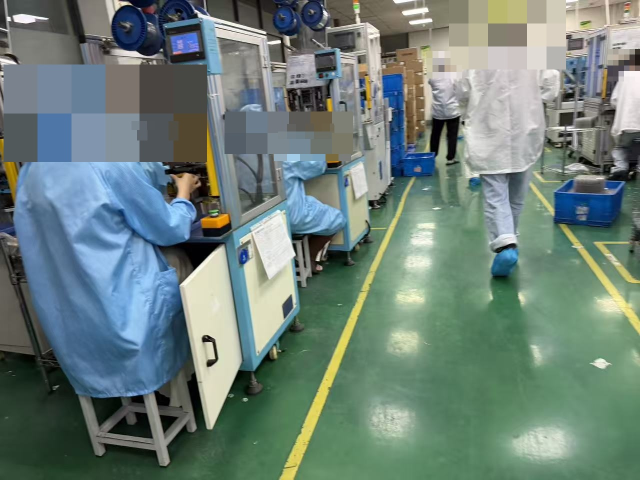
#> input picture assets/samples/0df3783c8f95cdb8ec50264df1216167.jpg, 1280 x 960 px (shown at 1/2 size)
$ python ppe_color_probe.py ../../../assets/samples/0df3783c8f95cdb8ec50264df1216167.jpg
#> lines starting #> are read from the running program, lines starting #| are printed output that depends on the picture; after the words box and inside, x2 and y2 are one past the last pixel; in counts of white or black regions, pixels touching at a corner belong together
"""PPE 着装的颜色/几何启发式探针（Tier 0 低成本层）。

⚠️ 这不是语义理解，是**颜色 + 几何启发式**。

本模块只回答「画面里有没有一块符合 PPE 颜色与位置先验的区域」，**不理解物体是什么**。
因此它的固有缺陷是：**一个黄色纸箱会被判成安全帽，一件橙色雨衣会被判成反光衣**。
这是方法的边界，不是实现缺陷。凡是本模块给出的 hit，都只是**候选**，
是否成立必须交由 Tier 1（本地 VLM）或人工复核。

设计意图：COCO 检测器只认 person，认不出任何 PPE。本模块用近乎零成本的方式，
在已有人形框的基础上做一次粗筛，把「绝对没有 PPE 颜色」的帧快速排除，
让昂贵的模型只处理疑难帧。这是真实的边缘分层做法，不是模型的替代品。

默认阈值的光照前提：**室内均匀荧光灯 / 白光，无强逆光、无明显过曝**
（实测样本为电子厂车间：绿色环氧地坪、日光灯顶光）。
户外强光、逆光、夜间需重新标定，直接套用默认值会大量误检。
"""

from __future__ import annotations

import argparse
from dataclasses import dataclass, field
from pathlib import Path
from typing import Any

import cv2
import numpy as np

# OpenCV HSV 取值范围：H 0-179，S 0-255，V 0-255
HsvRange = tuple[tuple[int, int, int], tuple[int, int, int]]

# 安全帽色：黄 / 白 / 橙（工地场景）
HELMET_RANGES: tuple[HsvRange, ...] = (
    ((20, 100, 100), (35, 255, 255)),  # 黄
    ((8, 110, 110), (20, 255, 255)),  # 橙
    ((0, 0, 200), (179, 45, 255)),  # 白（低饱和 + 高亮度）
)
# 反光衣色：高饱和黄 / 橙
VEST_RANGES: tuple[HsvRange, ...] = (
    ((20, 120, 120), (35, 255, 255)),
    ((8, 130, 120), (20, 255, 255)),
)
# 电子厂无尘车间实测场景：蓝色防尘帽 + 蓝色防静电服
# （用户实拍样本中工人戴蓝色圆帽、穿蓝色大褂，与此前的工地假设完全不同）
BLUE_COVERALL_RANGES: tuple[HsvRange, ...] = (((95, 80, 60), (130, 255, 255)),)


@dataclass(frozen=True)
class PpeParams:
    """可调阈值。默认值见上方「光照前提」说明。"""

    helmet_ranges: tuple[HsvRange, ...] = HELMET_RANGES
    vest_ranges: tuple[HsvRange, ...] = VEST_RANGES
    # 饱和度/亮度下限：用于剔除黄褐色木箱、泥土、肤色等低饱和干扰
    sat_floor: int = 60
    val_floor: int = 70
    # 色块最小面积（像素），低于此值视为噪点
    min_blob_area: int = 400
    # 位置约束：安全帽必须落在人形框顶部这一段（比例，0=框顶，1=框底）
    helmet_zone: tuple[float, float] = (0.0, 0.33)
    # 位置约束：反光衣必须落在躯干这一段
    vest_zone: tuple[float, float] = (0.25, 0.75)
    # 命中判定：色块需覆盖该区域的比例
    min_zone_coverage: float = 0.06


DEFAULT_PARAMS = PpeParams()


@dataclass(frozen=True)
class PpeHit:
    """一条候选。kind 取 'helmet' / 'vest'。"""

    kind: str
    box: tuple[int, int, int, int]
    area: int
    zone_coverage: float
    person_index: int | None = None


@dataclass(frozen=True)
class PpeResult:
    """探针输出。masks/overlay 供演示直接上屏。"""

    hits: tuple[PpeHit, ...] = ()
    helmet_mask: np.ndarray | None = None
    vest_mask: np.ndarray | None = None
    overlay: np.ndarray | None = None
    notes: tuple[str, ...] = field(default_factory=tuple)

    @property
    def helmet_count(self) -> int:
        return sum(1 for h in self.hits if h.kind == "helmet")

    @property
    def vest_count(self) -> int:
        return sum(1 for h in self.hits if h.kind == "vest")


def _range_mask(hsv: np.ndarray, ranges: tuple[HsvRange, ...], p: PpeParams) -> np.ndarray:
    """把多个 HSV 区间并成一张掩膜，并施加饱和度/亮度下限。"""
    mask = np.zeros(hsv.shape[:2], dtype=np.uint8)
    for lo, hi in ranges:
        mask |= cv2.inRange(hsv, np.array(lo, np.uint8), np.array(hi, np.uint8))
    # 饱和度下限只对彩色区间生效；白色区间本身饱和度为 0，不能被它误杀
    colored = hsv[:, :, 1] >= p.sat_floor
    bright = hsv[:, :, 2] >= p.val_floor
    return cv2.bitwise_and(mask, mask, mask=(colored & bright).astype(np.uint8) * 255)


def _clean(mask: np.ndarray, min_area: int) -> np.ndarray:
    """开运算去噪 + 剔除小连通块。"""
    k = np.ones((5, 5), np.uint8)
    mask = cv2.morphologyEx(mask, cv2.MORPH_OPEN, k, iterations=1)
    mask = cv2.morphologyEx(mask, cv2.MORPH_CLOSE, k, iterations=2)
    n, labels, stats, _ = cv2.connectedComponentsWithStats(mask, connectivity=8)
    out = np.zeros_like(mask)
    for i in range(1, n):
        if stats[i, cv2.CC_STAT_AREA] >= min_area:
            out[labels == i] = 255
    return out


# [32 lines left out: function _hits_in_zone, not called in this run]


def detect_ppe(
    image_bgr: np.ndarray,
    person_boxes: list[tuple[int, int, int, int]] | None = None,
    params: PpeParams = DEFAULT_PARAMS,
) -> PpeResult:
    """在图中找疑似安全帽 / 反光衣区域。

    Args:
        image_bgr: BGR 图像。
        person_boxes: 人形框 [(x1,y1,x2,y2), ...]。**强烈建议传入**——
            没有它就无法施加位置约束，地面黄线、蓝色周转箱等会被大量误报。
            通常来自 YOLO（COCO 只认 person，正好够用）。
        params: 阈值，见 PpeParams。

    Returns:
        PpeResult。hits 均为**候选**，不代表结论成立。
    """
    hsv = cv2.cvtColor(image_bgr, cv2.COLOR_BGR2HSV)
    helmet_mask = _clean(_range_mask(hsv, params.helmet_ranges, params), params.min_blob_area)
    vest_mask = _clean(_range_mask(hsv, params.vest_ranges, params), params.min_blob_area)

    hits: list[PpeHit] = []
    notes: list[str] = []
    if not person_boxes:
        notes.append(
            "未提供 person_boxes：无法施加位置约束，全图色块直接作为候选，误报率显著升高"
        )
        for kind, mask in (("helmet", helmet_mask), ("vest", vest_mask)):
            n, _, stats, _ = cv2.connectedComponentsWithStats(mask, connectivity=8)
            for i in range(1, n):
                area = int(stats[i, cv2.CC_STAT_AREA])
                if area < params.min_blob_area:
                    continue
                bx, by = int(stats[i, cv2.CC_STAT_LEFT]), int(stats[i, cv2.CC_STAT_TOP])
                hits.append(PpeHit(kind, (bx, by, bx + stats[i, cv2.CC_STAT_WIDTH],
                                          by + stats[i, cv2.CC_STAT_HEIGHT]), area, 0.0, None))
    else:
        for idx, (x1, y1, x2, y2) in enumerate(person_boxes):
            hits += _hits_in_zone(helmet_mask, "helmet", params.helmet_zone, x1, y1, x2, y2, idx, params)
            hits += _hits_in_zone(vest_mask, "vest", params.vest_zone, x1, y1, x2, y2, idx, params)

    return PpeResult(tuple(hits), helmet_mask, vest_mask, None, tuple(notes))


def visualize(image_bgr: np.ndarray, result: PpeResult, person_boxes=None) -> np.ndarray:
    """产出演示用叠加图：掩膜着色 + 候选框 + 人形框。"""
    vis = image_bgr.copy()
    # 掩膜半透明着色，便于录屏时肉眼看到"算法看到了什么"
    vis[result.helmet_mask > 0] = (0.5 * vis[result.helmet_mask > 0] + 0.5 * np.array([0, 215, 255])).astype(np.uint8)
    vis[result.vest_mask > 0] = (0.5 * vis[result.vest_mask > 0] + 0.5 * np.array([255, 0, 255])).astype(np.uint8)
    for x1, y1, x2, y2 in (person_boxes or []):
        cv2.rectangle(vis, (x1, y1), (x2, y2), (200, 200, 200), 2)
    for h in result.hits:
        color = (0, 255, 255) if h.kind == "helmet" else (255, 0, 255)
        cv2.rectangle(vis, (h.box[0], h.box[1]), (h.box[2], h.box[3]), color, 2)
        cv2.putText(vis, f"{h.kind} {h.zone_coverage:.0%}", (h.box[0], max(18, h.box[1] - 6)),
                    cv2.FONT_HERSHEY_SIMPLEX, 0.6, color, 2)
    return vis


class DetectorUnavailable(RuntimeError):
    """人员检测层**跑不了**（缺 ultralytics 或缺权重）。

    它和「跑过了，画面里没有人」是两件事：前者是故障，后者是结论。
    调用方若把两者混为一谈，整机检测挂掉就会被读成「画面里没有人」——
    那是最危险的一类假安心（安全场景里，假安心会放走真违规的人）。
    """


def _yolo_person_boxes(image_path: str, *, strict: bool = False) -> list[tuple[int, int, int, int]]:
    """用本地 yolo11n 取 person 框。

    返回空表 = **跑过了**，画面里没有 person 框。
    检测器不可用时：默认（strict=False）打印提示并返回空表——这是探针工具的老行为；
    **strict=True 时抛 `DetectorUnavailable`**，让上层能把「跑不了」和「没人」分开。
    """
    try:
        from ultralytics import YOLO
    except ImportError as exc:
        if strict:
            raise DetectorUnavailable("没装 ultralytics，人员检测层无法运行") from exc
        print("[warn] 未安装 ultralytics，跳过人形框，误报率会升高")
        return []
    model_path = Path(__file__).resolve().parents[3] / "models" / "yolo11n.pt"
    if not model_path.is_file():
        if strict:
            raise DetectorUnavailable("找不到人员检测权重文件（models/yolo11n.pt）")
        print(f"[warn] 找不到 {model_path}，跳过人形框")
        return []
    r = YOLO(str(model_path))(image_path, verbose=False)[0]
    return [
        tuple(int(v) for v in box)
        for box, cls in zip(r.boxes.xyxy, r.boxes.cls)
        if r.names[int(cls)] == "person"
    ]


def main() -> None:
    ap = argparse.ArgumentParser(description="PPE 颜色/几何启发式探针（候选，非结论）")
    ap.add_argument("image")
    ap.add_argument("--out", default=None, help="叠加图输出路径")
    ap.add_argument("--no-person", action="store_true", help="不使用 YOLO 人形框（误报率升高）")
    args = ap.parse_args()

    img = cv2.imread(args.image)
#> img is the input picture: shape (960, 1280, 3); mean B, G, R 121, 127.9, 109
    if img is None:
        raise SystemExit(f"读不到图像：{args.image}")
    boxes = [] if args.no_person else _yolo_person_boxes(args.image)
    res = detect_ppe(img, boxes)
#> the loop in _range_mask, `for lo, hi in ranges:` made 3 passes
#> pass 1, in _range_mask, `mask |= cv2.inRange(hsv, np.array(lo, np.uint8), np.array(hi, np.uint8))`:
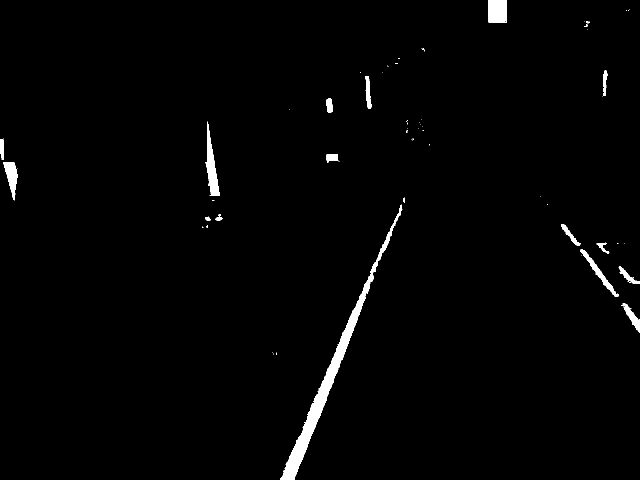
#> mask: shape (960, 1280) (shown at 1/2 size); 1.5% white; 65 white regions (47 under 20 px), largest, box (x1, y1, x2, y2) and area: (561, 409, 805, 960) 9281, (411, 244, 440, 392) 1832, (977, 0, 1014, 45) 1658
#> in _range_mask, `colored = hsv[:, :, 1] >= p.sat_floor`:
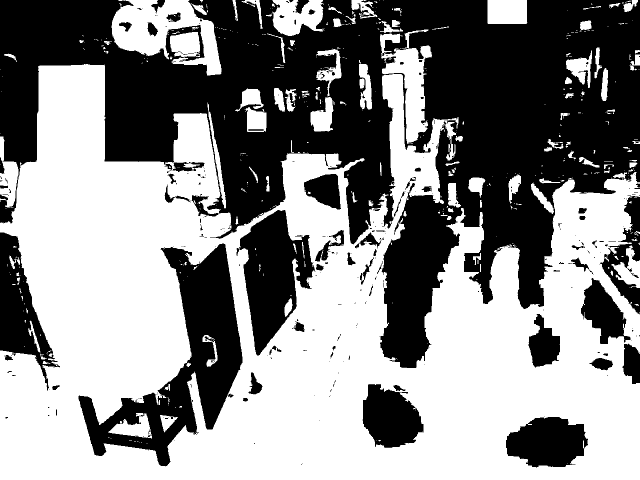
#> colored: shape (960, 1280) bool (shown at 1/2 size); 54.2% white; 328 black regions (252 under 20 px), largest, box (x1, y1, x2, y2) and area: (0, 0, 1280, 736) 416282, (157, 487, 485, 933) 49007, (473, 420, 630, 711) 23871
#> in _range_mask, `bright = hsv[:, :, 2] >= p.val_floor`:
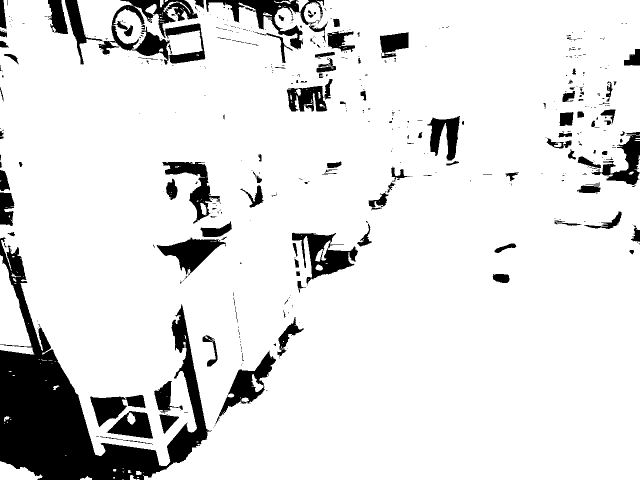
#> bright: shape (960, 1280) bool (shown at 1/2 size); 88.4% white; 501 black regions (374 under 20 px), largest, box (x1, y1, x2, y2) and area: (0, 475, 422, 960) 60665, (130, 0, 411, 129) 12530, (412, 0, 648, 99) 5547
#> in _clean, `k = np.ones((5, 5), np.uint8)`: k = [[1, 1, 1, 1, 1], [1, 1, 1, 1, 1], [1, 1, 1, 1, 1], [1, 1, 1, 1, 1], [1, 1, 1, 1, 1]]
#> in _clean, `n, labels, stats, _ = cv2.connectedComponentsWithStats(mask, connectiv..`:
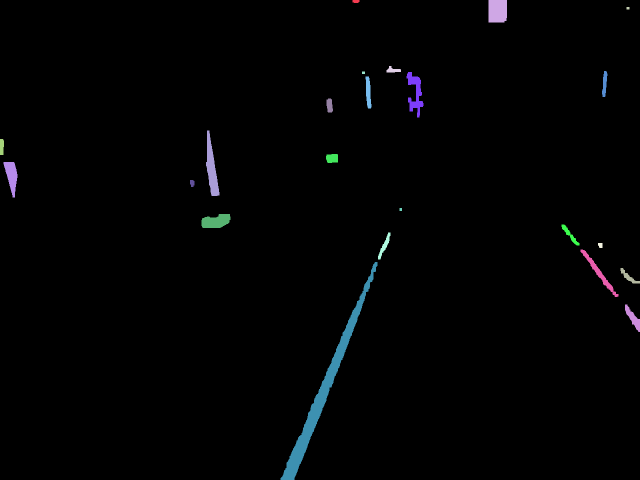
#> labels: shape (960, 1280) int32 (shown at 1/2 size); 24 distinct labels, from 0 to 23; one colour per label, 0 black
#> in _clean, `n, labels, stats, _ = cv2.connectedComponentsWithStats(mask, connectiv..`: n = 24; stats = 24 rows, first 6: [0, 0, 1280, 960, 1207934], [705, 0, 14, 6, 77], [977, 0, 37, 45, 1644], [1253, 14, 6, 5, 30], [773, 132, 29, 13, 222], [724, 143, 6, 5, 30]
#> call 2 of _clean, with min_area = 400
#> in _clean (call 2), `mask = cv2.morphologyEx(mask, cv2.MORPH_OPEN, k, iterations=1)`:
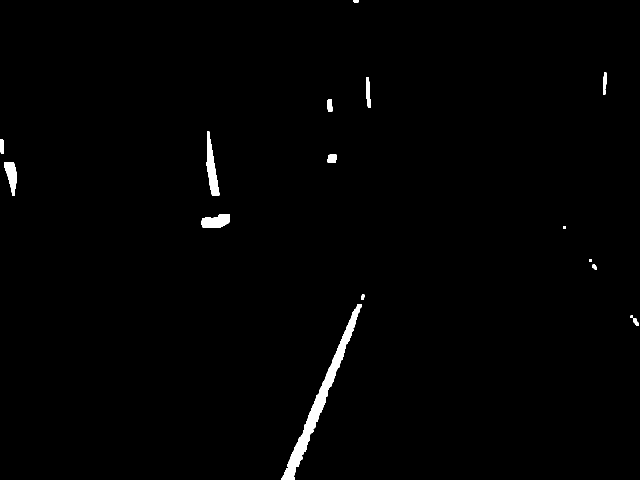
#> mask: shape (960, 1280) (shown at 1/2 size); 1% white; 17 white regions, largest, box (x1, y1, x2, y2) and area: (562, 608, 723, 960) 6592, (412, 263, 439, 392) 1668, (403, 428, 460, 456) 1211
#> in _clean (call 2), `n, labels, stats, _ = cv2.connectedComponentsWithStats(mask, connectiv..`: n = 16; stats = 16 rows, first 6: [0, 0, 1280, 960, 1216471], [707, 0, 11, 5, 52], [1206, 145, 8, 44, 249], [732, 154, 10, 62, 419], [654, 198, 11, 25, 238], [412, 263, 27, 129, 1668]
#> after the loop in _clean (call 2), `for i in range(1, n):`:
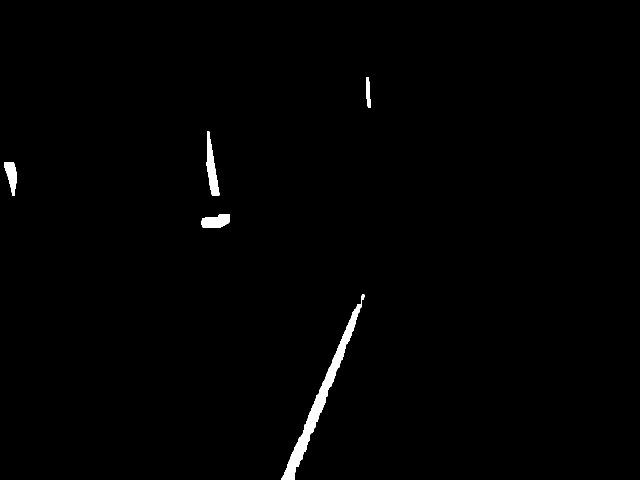
#> out: shape (960, 1280) (shown at 1/2 size); 0.9% white; 5 white regions, box (x1, y1, x2, y2) and area: (562, 589, 729, 960) 6685, (412, 263, 439, 392) 1668, (403, 428, 460, 456) 1216, (8, 324, 34, 392) 1022, (732, 154, 742, 216) 419
#> the loop in detect_ppe, `for kind, mask in (("helmet", helmet_mask), ("vest", vest_mask)):` made 2 passes
#> (kind, n) on passes 1 to 2: ('helmet', 11), ('vest', 6)
#> after the loop in detect_ppe, `for kind, mask in (("helmet", helmet_mask), ("vest", vest_mask)):`: hits = 15 items
    print(f"person 框：{len(boxes)}")
    print(f"疑似安全帽：{res.helmet_count}    疑似反光衣：{res.vest_count}")
#| 疑似安全帽：10    疑似反光衣：5
    for h in res.hits:
        print(f"  - {h.kind} box={h.box} area={h.area} 区域占比={h.zone_coverage:.1%} person#{h.person_index}")
#> this loop made 15 passes
#|   - helmet box=(977, 0, 1014, 45) area=1644 区域占比=0.0% person#None
#|   - helmet box=(813, 144, 847, 235) area=1362 区域占比=0.0% person#None
#|   - helmet box=(731, 153, 743, 217) area=532 区域占比=0.0% person#None
#|   - helmet box=(412, 261, 439, 392) area=1762 区域占比=0.0% person#None
#|   - helmet box=(7, 324, 35, 395) area=1131 区域占比=0.0% person#None
#> (further printed lines are left out)
    for n in res.notes:
        print(f"  [note] {n}")
#> this loop made 1 pass
#|   [note] 未提供 person_boxes：无法施加位置约束，全图色块直接作为候选，误报率显著升高
    out = args.out or str(Path(args.image).with_name(Path(args.image).stem + "_ppe.jpg"))
    cv2.imwrite(out, visualize(img, res, boxes))
#> after the loop in visualize, `for h in result.hits:`:
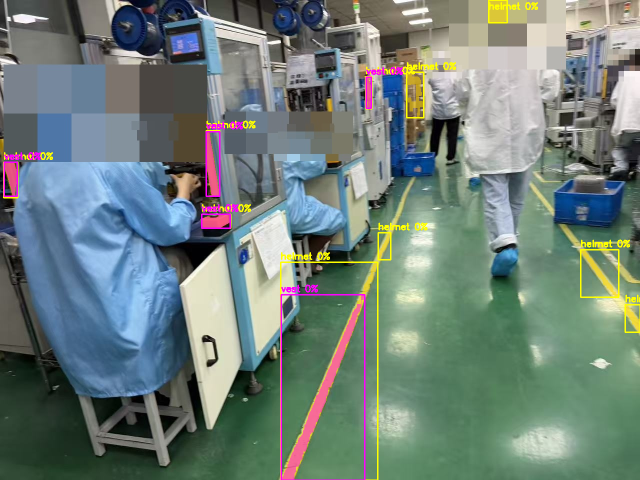
#> vis: shape (960, 1280, 3) (shown at 1/2 size); mean B, G, R 121.3, 127.6, 111.7
    print(f"叠加图：{out}")


if __name__ == "__main__":
    main()

$ run again, on assets/samples/5c6ec8b67b58c8e7662f9639057db0ad.jpg
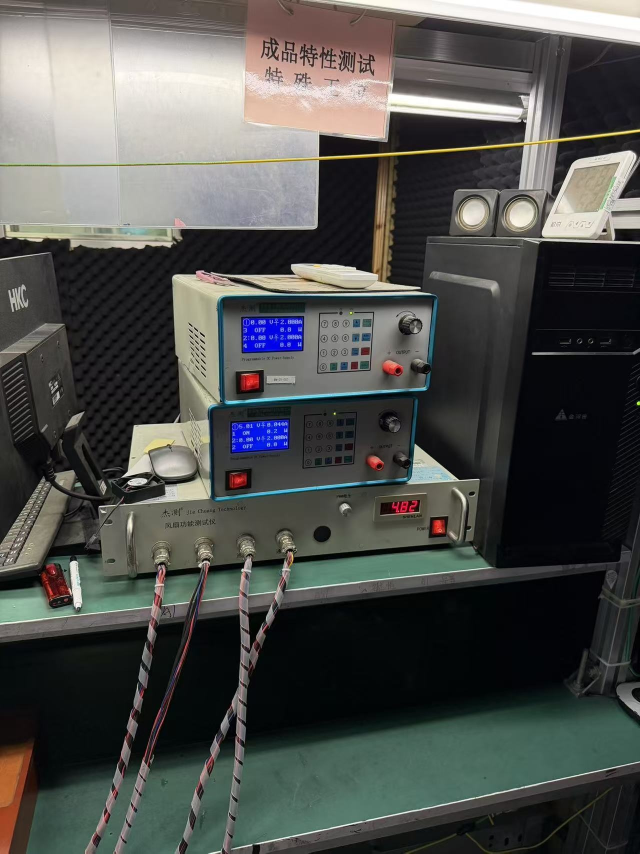
#> input picture assets/samples/5c6ec8b67b58c8e7662f9639057db0ad.jpg, 1280 x 1707 px (shown at 1/2 size)
#> in main, img is the input picture: shape (1707, 1280, 3); mean B, G, R 77.3, 80.3, 78.9
#> hsv: shape (1707, 1280, 3); mean H, S, V 66.3, 61.7, 85.9
#> in _range_mask, `colored = hsv[:, :, 1] >= p.sat_floor`:
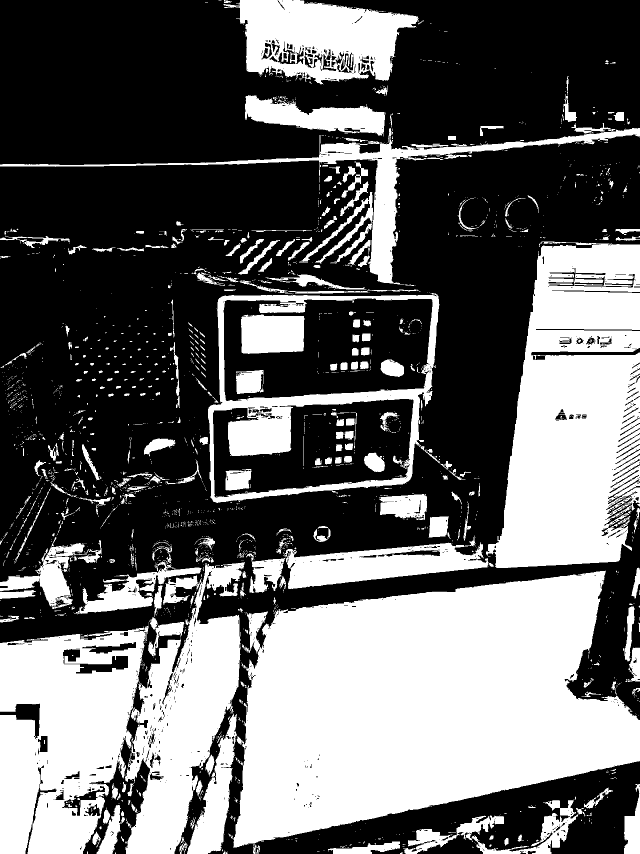
#> colored: shape (1707, 1280) bool (shown at 1/2 size); 39.9% white; 2308 white regions (1924 under 20 px), largest, box (x1, y1, x2, y2) and area: (467, 1141, 1280, 1696) 307586, (0, 1124, 490, 1707) 161186, (972, 483, 1280, 1136) 143820
#> bright: shape (1707, 1280) bool; 48.9% white; 813 white regions (698 under 20 px), largest, box (x1, y1, x2, y2) and area: (0, 322, 1280, 1707) 527304, (0, 0, 1280, 610) 481274, (0, 952, 138, 1146) 13184
#> k = [[1, 1, 1, 1, 1], [1, 1, 1, 1, 1], [1, 1, 1, 1, 1], [1, 1, 1, 1, 1], [1, 1, 1, 1, 1]]
#> labels: shape (1707, 1280) int32; 20 distinct labels, from 0 to 19
#> in _clean, `n, labels, stats, _ = cv2.connectedComponentsWithStats(mask, connectiv..`: n = 20; stats = 20 rows, first 6: [0, 0, 1280, 1707, 2175547], [1259, 261, 5, 5, 25], [1227, 266, 5, 5, 25], [1189, 268, 13, 7, 83], [1076, 278, 53, 11, 283], [1016, 289, 6, 5, 30]
#> labels: shape (1707, 1280) int32; 5 distinct labels, from 0 to 4
#> the loop in detect_ppe, `for kind, mask in (("helmet", helmet_mask), ("vest", vest_mask)):` made 2 passes
#> (kind, n) on pass 1: ('helmet', 3)
#> after the loop in detect_ppe, `for kind, mask in (("helmet", helmet_mask), ("vest", vest_mask)):`: hits = 3 items
#| 疑似安全帽：2    疑似反光衣：1
#> the loop in main, `for h in res.hits:` made 3 passes
#|   - helmet box=(747, 450, 783, 547) area=1387 区域占比=0.0% person#None
#|   - helmet box=(0, 1507, 60, 1681) area=6327 区域占比=0.0% person#None
#|   - vest box=(0, 1509, 59, 1681) area=6197 区域占比=0.0% person#None
#> the loop in main, `for n in res.notes:` made 1 pass
#|   [note] 未提供 person_boxes：无法施加位置约束，全图色块直接作为候选，误报率显著升高
#> after the loop in visualize, `for h in result.hits:`:
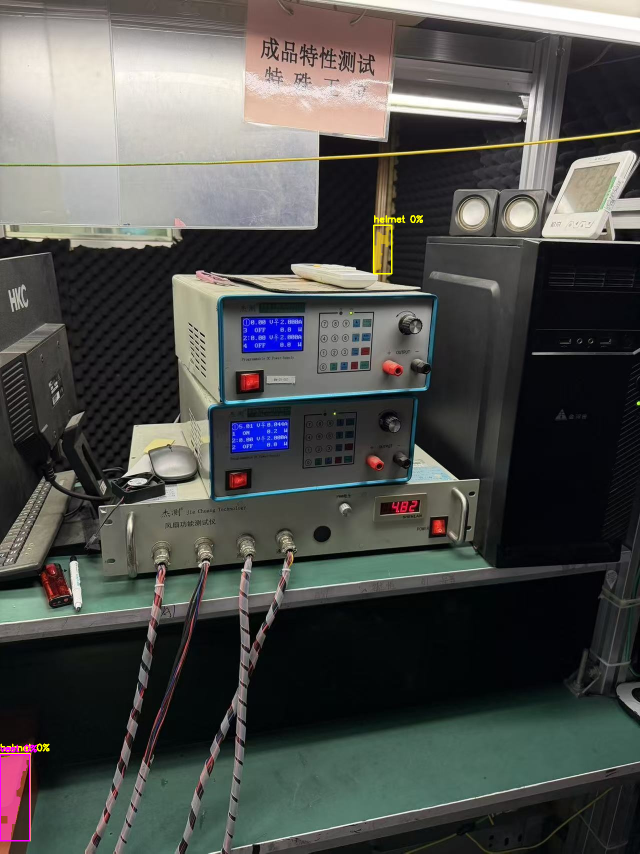
#> vis: shape (1707, 1280, 3) (shown at 1/2 size); mean B, G, R 77.7, 80.4, 79.4
